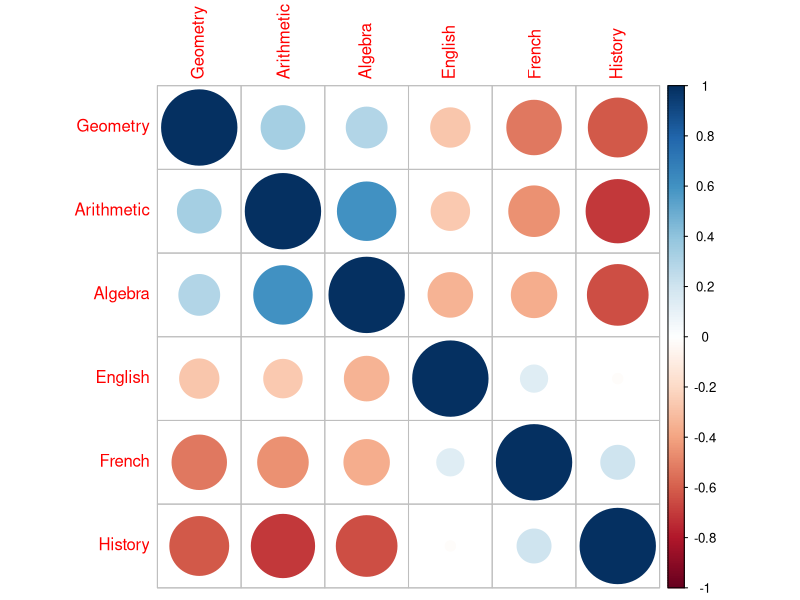

Here is the R script that generated this plot: (Note: this script raises an error after producing the figure.)
## ---- chunk 1
knitr::opts_chunk$set(echo = TRUE)
## ---- chunk 2
library(psych)

cor_matrix_1 <- matrix(c(
  1.00, 0.44, 0.41, 0.29, 0.33, 0.25,
  0.44, 1.00, 0.35, 0.35, 0.32, 0.33,
  0.41, 0.35, 1.00, 0.16, 0.19, 0.18,
  0.29, 0.35, 0.16, 1.00, 0.59, 0.47,
  0.33, 0.32, 0.19, 0.59, 1.00, 0.46,
  0.25, 0.33, 0.18, 0.47, 0.46, 1.00
), nrow = 6, byrow = TRUE)

colnames(cor_matrix_1) <- rownames(cor_matrix_1) <- c("French", "English", "History", "Arithmetic", "Algebra", "Geometry")

#visualizing the correlation matrix 
library(corrplot)
corrplot(cor(cor_matrix_1), order = "hclust")
## ---- chunk 3
#perform factor analysis using MLE
output_1 <- fa(cor_matrix_1, nfactors = 2, fm= "ml", rotate = "none")

#factor loadings 
print(output_1$loadings)
## ---- chunk 4
print(output_1$Vaccounted)
## ---- chunk 5
#assess communalities
print(output_1$communality)
## ---- chunk 6
#assess uniqueness
print(output_1$uniquenesses)
## ---- chunk 7
#exploring a rotation - varimax 
out_1_varimax <- fa(cor_matrix_1, nfactors = 2, fm = "ml", rotate = "varimax", scores = "regression")
#factor loadings 
print(out_1_varimax$loadings)
## ---- chunk 8
#factor scores 
out_1_varimax$scores
## ---- chunk 9
#exploring a rotation- oblimin
out_1_oblimin <- fa(cor_matrix_1, nfactors = 2, fm = "ml", rotate = "oblimin", scores = "regression")

#factor loadings 
print(out_1_oblimin$loadings)
## ---- chunk 10
out_1_oblimin$scores
## ---- chunk 11
#install.packages("lavaan")
#install.packages("sem")
library(lavaan)
library(sem)
lt <- sem::readMoments("data/EverittEx7.1.txt", diag = T) 
R <- (lt + t(lt)) - diag(1, 9)
R2 <- R[-9, -9]
R2


obj<-"doctor      > X1, lambda11, NA
doctor      -> X3, lambda31, NA
doctor      -> X4, lambda41, NA
doctor      -> X8, lambda81, NA
patient     -> X2, lambda22, NA
patient     -> X5, lambda52, NA
patient     -> X6, lambda62, NA
patient     -> X7, lambda72, NA
## Specification of Aspiration factor
X1         <-> X1, psi1, NA
X2         <-> X2, psi2, NA
X3         <-> X3, psi3, NA
X4         <-> X4, psi4, NA
X5         <-> X5, psi5, NA
X6         <-> X6, psi6, NA
X7         <-> X7, psi7, NA
X8         <-> X8, psi8, NA
## Fixed variances for the two factors
doctor     <-> doctor, NA, 1
patient    <-> patient, NA, 1
## Correlation between two factors
doctor     <-> patient, rho, NA "

model<- specifyModel(text = "
##Specify doctor
doctor -> X1, lambda1, NA
doctor -> X3, lambda3, NA
doctor -> X4, lambda4, NA
doctor -> X8, lambda8, NA
##patient
patient -> X2, lambda2, NA
patient -> X5, lambda5, NA
patient -> X6, lambda6, NA
patient -> X7, lambda7, NA
## Specification of Aspiration factor
X1 <-> X1, psi1, NA
X2 <-> X2, psi2, NA
X3 <-> X3, psi3, NA
X4 <-> X4, psi4, NA
X5 <-> X5, psi5, NA
X6 <-> X6, psi6, NA
X7 <-> X7, psi7, NA
X8 <-> X8, psi8, NA
## Fixed variances for the two factors
doctor <-> doctor, NA, 1
patient <-> patient, NA, 1
## Correlation between two factors
doctor <-> patient, rho, NA")
model

# Fit the model 
respons_sem <- sem(model = model, 
                   S = R2,
                   N = 123,
                   debug=TRUE
                   )

#lavaan syntax
model2 <- (text = '
#latent vars 
Doctor_resp =~ X1 + X3 + X4 + X8
Patient_resp =~ X2 + X5 + X6 + X7
#Corr between latent factors 
Doctor_resp ~~ phi*Patient_resp
')
model2

fit_2 <- sem(model = model2, 
             sample.cov = R2,
                   sample.nobs = 123,
                   debug=TRUE
                   )

# Summary of results
summary(fit_2)

#model fit results
#summary(fit, fit.measures = TRUE)
## ---- chunk 12
#Confidence interval 
#extract parameter estimates
param_est <- parameterEstimates(fit)

#find the correlation between the two latent variables
cor_param <- param_est[param_est$lhs == "DoctorResponsibility" & param_est$rhs == "PatientResponsibility",]

cor_param$ci.lower
cor_param$ci.upper

## ---- chunk 13
#linear predictor 
z = -6+2 +3.5 
print(paste("linear predictor =",z))
#logistic function with approximating e^-0.5 = 0.6065
p = 0.6065 / (1+0.6065)
print(paste("p =",p))
## ---- chunk 14
#given data
mu_div = 10
mu_no_div = 0
sigma = 6
x = 4
p_div = 0.8
p_no_div = 0.2 

#P(X=4|div)
p_x_given_dividend <- (1 / sqrt(2 * pi * sigma^2)) * exp(-((x - mu_div)^2) / (2 * sigma^2))

#P(X= 4|No div)
p_x_given_no_dividend <- (1 / sqrt(2 * pi * sigma^2)) * exp(-((x - mu_no_div)^2) / (2 * sigma^2))

#P(X=4) = P(X =4|div) * P(div) + P(X=4 |No div) * P(No div)
p_x <- p_x_given_dividend * p_div + p_x_given_no_dividend * p_no_div

#P(div|X =4) using Bayes' theorem
p_dividend_given_x <- (p_x_given_dividend * p_div) / p_x

print(paste("The probability that a company will issue a dividend this year, given that its percentage profit was x=4 last year, is", p_dividend_given_x))
